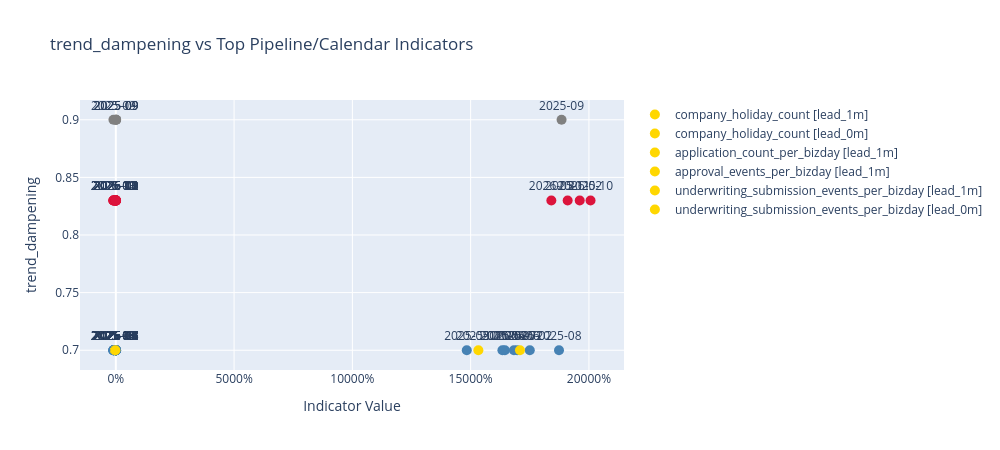
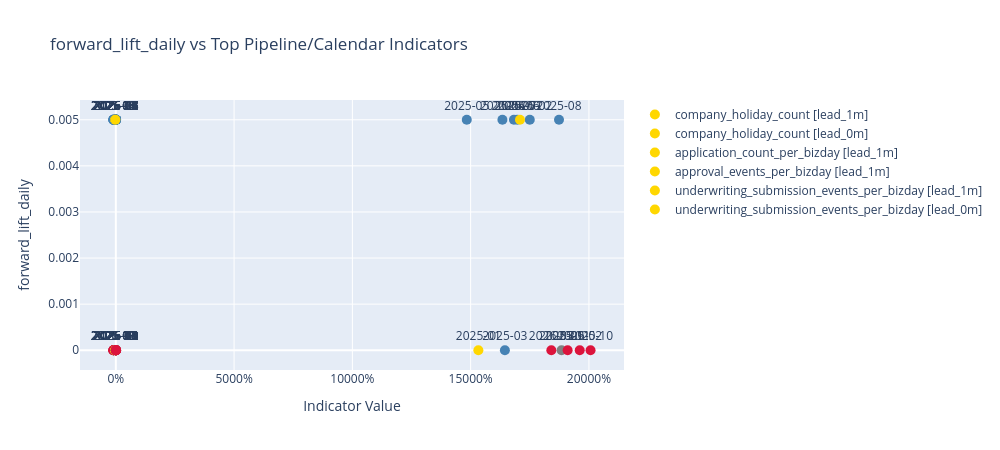
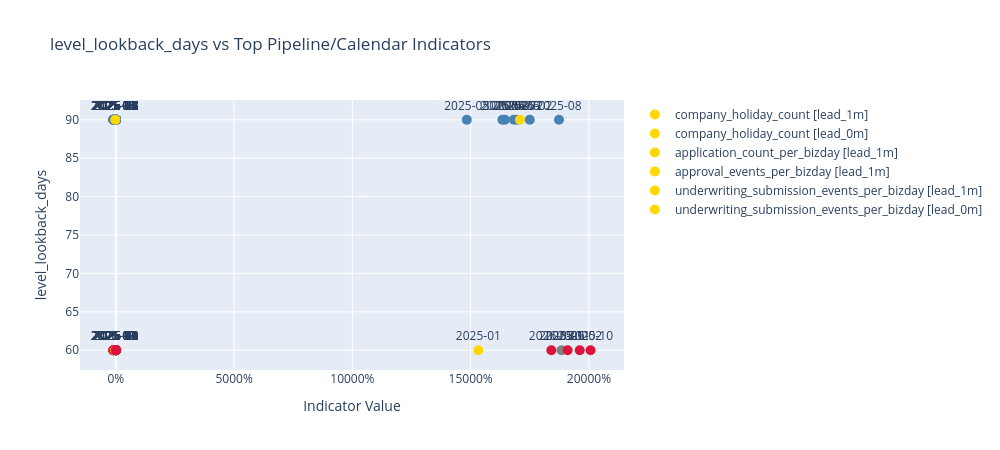
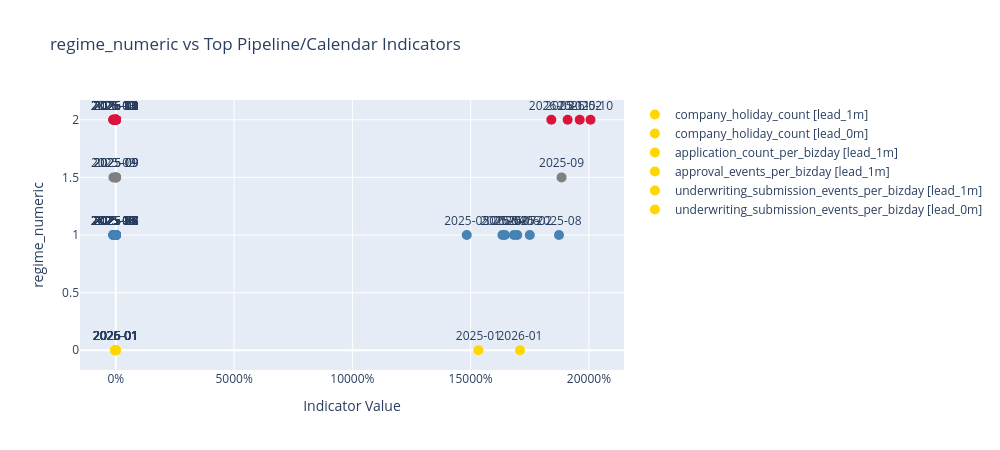

Notebook source saved alongside these figures, in order:
### Code cell
#////////////////////////////////////////////////////////////////////////////////////////////////////////
#                   STEP 9: Scatter — Top Indicators vs Key Params
#////////////////////////////////////////////////////////////////////////////////////////////////////////

key_params_to_plot = [
    'trend_dampening', 'forward_lift_daily', 'level_lookback_days', 'regime_numeric'
]

if not regime_corrs.empty:
    top_6_indicators = (
        regime_corrs
        .sort_values('abs_corr', ascending=False)
        .drop_duplicates(subset='indicator')
        .head(6)
    )

    for param in key_params_to_plot:
        fig_scatter = go.Figure()
        for _, ind_row in top_6_indicators.iterrows():
            ind = ind_row['indicator']
            lead = ind_row['lead']
            m = merged_frames[lead]
            if ind not in m.columns:
                continue

            # Color by regime
            colors = m['regime'].map({
                'January': 'gold', 'Regime1': 'steelblue',
                'Transition': 'grey', 'Regime2': 'crimson'
            })

            is_growth = '_growth_' in ind
            fig_scatter.add_trace(go.Scatter(
                x=m[ind],
                y=m[param],
                mode='markers+text',
                text=m['period'],
                textposition='top center',
                name=f"{ind.split('_growth')[0]} [{lead}]",
                marker=dict(size=10, color=colors),
            ))

        xfmt = '.0%' if is_growth else ',.0f'
        fig_scatter.update_layout(
            title=f'{param} vs Top Pipeline/Calendar Indicators',
            xaxis_title='Indicator Value',
            xaxis_tickformat=xfmt,
            yaxis_title=param,
            height=450, width=1000,
        )
        fig_scatter.show()

### Figure 1 — Plotly figure (JSON) as saved in the notebook; plotly's stock layout.template omitted (floating-point values rounded to 4 significant figures)
{"data": [{"marker": {"color": ["gold", "steelblue", "steelblue", "steelblue", "steelblue", "steelblue", "steelblue", "steelblue", "grey", "crimson", "crimson", "gold", "crimson", "crimson"], "size": 10}, "mode": "markers+text", "name": "company_holiday_count [lead_1m]", "text": ["2025-01", "2025-02", "2025-03", "2025-04", "2025-05", "2025-06", "2025-07", "2025-08", "2025-09", "2025-10", "2025-11", "2026-01", "2026-02", "2026-03"], "textposition": "top center", "type": "scatter", "x": [0.0, Infinity, -1.0, -1.0, -1.0, Infinity, NaN, Infinity, -1.0, Infinity, -1.0, 0.0, Infinity, -1.0], "y": [0.7, 0.7, 0.7, 0.7, 0.7, 0.7, 0.7, 0.7, 0.9, 0.83, 0.83, 0.7, 0.83, 0.83]}, {"marker": {"color": ["gold", "steelblue", "steelblue", "steelblue", "steelblue", "steelblue", "steelblue", "steelblue", "grey", "crimson", "crimson", "gold", "crimson", "crimson"], "size": 10}, "mode": "markers+text", "name": "company_holiday_count [lead_0m]", "text": ["2025-01", "2025-02", "2025-03", "2025-04", "2025-05", "2025-06", "2025-07", "2025-08", "2025-09", "2025-10", "2025-11", "2026-01", "2026-02", "2026-03"], "textposition": "top center", "type": "scatter", "x": [0.0, -1.0, NaN, NaN, Infinity, -1.0, Infinity, -1.0, Infinity, -1.0, Infinity, 0.0, -1.0, NaN], "y": [0.7, 0.7, 0.7, 0.7, 0.7, 0.7, 0.7, 0.7, 0.9, 0.83, 0.83, 0.7, 0.83, 0.83]}, {"marker": {"color": ["gold", "steelblue", "steelblue", "steelblue", "steelblue", "steelblue", "steelblue", "steelblue", "grey", "crimson", "crimson", "gold", "crimson", "crimson"], "size": 10}, "mode": "markers+text", "name": "application_count_per_bizday [lead_1m]", "text": ["2025-01", "2025-02", "2025-03", "2025-04", "2025-05", "2025-06", "2025-07", "2025-08", "2025-09", "2025-10", "2025-11", "2026-01", "2026-02", "2026-03"], "textposition": "top center", "type": "scatter", "x": [153.3, 175.0, 164.5, 163.4, 148.4, 169.7, 168.3, 187.3, 188.4, 200.7, 191.0, 170.8, 196.1, 184.1], "y": [0.7, 0.7, 0.7, 0.7, 0.7, 0.7, 0.7, 0.7, 0.9, 0.83, 0.83, 0.7, 0.83, 0.83]}, {"marker": {"color": ["gold", "steelblue", "steelblue", "steelblue", "steelblue", "steelblue", "steelblue", "steelblue", "grey", "crimson", "crimson", "gold", "crimson", "crimson"], "size": 10}, "mode": "markers+text", "name": "approval_events_per_bizday [lead_1m]", "text": ["2025-01", "2025-02", "2025-03", "2025-04", "2025-05", "2025-06", "2025-07", "2025-08", "2025-09", "2025-10", "2025-11", "2026-01", "2026-02", "2026-03"], "textposition": "top center", "type": "scatter", "x": [-0.1997, -0.0365, 0.002076, -0.06947, 0.08864, -0.01898, 0.09703, -0.04919, 0.06448, 0.05692, 0.002079, -0.2356, 0.05668, 0.01916], "y": [0.7, 0.7, 0.7, 0.7, 0.7, 0.7, 0.7, 0.7, 0.9, 0.83, 0.83, 0.7, 0.83, 0.83]}, {"marker": {"color": ["gold", "steelblue", "steelblue", "steelblue", "steelblue", "steelblue", "steelblue", "steelblue", "grey", "crimson", "crimson", "gold", "crimson", "crimson"], "size": 10}, "mode": "markers+text", "name": "underwriting_submission_events_per_bizday [lead_1m]", "text": ["2025-01", "2025-02", "2025-03", "2025-04", "2025-05", "2025-06", "2025-07", "2025-08", "2025-09", "2025-10", "2025-11", "2026-01", "2026-02", "2026-03"], "textposition": "top center", "type": "scatter", "x": [-0.234, 0.04432, -0.04288, -0.02043, -0.01654, -0.005121, 0.1102, -0.04866, 0.1208, 0.02181, -0.02454, -0.2059, 0.02586, 0.04846], "y": [0.7, 0.7, 0.7, 0.7, 0.7, 0.7, 0.7, 0.7, 0.9, 0.83, 0.83, 0.7, 0.83, 0.83]}, {"marker": {"color": ["gold", "steelblue", "steelblue", "steelblue", "steelblue", "steelblue", "steelblue", "steelblue", "grey", "crimson", "crimson", "gold", "crimson", "crimson"], "size": 10}, "mode": "markers+text", "name": "underwriting_submission_events_per_bizday [lead_0m]", "text": ["2025-01", "2025-02", "2025-03", "2025-04", "2025-05", "2025-06", "2025-07", "2025-08", "2025-09", "2025-10", "2025-11", "2026-01", "2026-02", "2026-03"], "textposition": "top center", "type": "scatter", "x": [-0.2, -0.0004617, -0.06244, -0.03664, -0.02158, 0.1046, 0.05622, 0.06627, 0.1453, -0.003265, 0.09335, -0.1853, 0.07557, -0.0161], "y": [0.7, 0.7, 0.7, 0.7, 0.7, 0.7, 0.7, 0.7, 0.9, 0.83, 0.83, 0.7, 0.83, 0.83]}], "layout": {"height": 450, "title": {"text": "trend_dampening vs Top Pipeline/Calendar Indicators"}, "width": 1000, "xaxis": {"tickformat": ".0%", "title": {"text": "Indicator Value"}}, "yaxis": {"title": {"text": "trend_dampening"}}}}

### Figure 2 — Plotly figure (JSON) as saved in the notebook; plotly's stock layout.template omitted (floating-point values rounded to 4 significant figures)
{"data": [{"marker": {"color": ["gold", "steelblue", "steelblue", "steelblue", "steelblue", "steelblue", "steelblue", "steelblue", "grey", "crimson", "crimson", "gold", "crimson", "crimson"], "size": 10}, "mode": "markers+text", "name": "company_holiday_count [lead_1m]", "text": ["2025-01", "2025-02", "2025-03", "2025-04", "2025-05", "2025-06", "2025-07", "2025-08", "2025-09", "2025-10", "2025-11", "2026-01", "2026-02", "2026-03"], "textposition": "top center", "type": "scatter", "x": [0.0, Infinity, -1.0, -1.0, -1.0, Infinity, NaN, Infinity, -1.0, Infinity, -1.0, 0.0, Infinity, -1.0], "y": [0.0, 0.005, 0.0, 0.005, 0.005, 0.005, 0.005, 0.005, 0.0, 0.0, 0.0, 0.005, 0.0, 0.0]}, {"marker": {"color": ["gold", "steelblue", "steelblue", "steelblue", "steelblue", "steelblue", "steelblue", "steelblue", "grey", "crimson", "crimson", "gold", "crimson", "crimson"], "size": 10}, "mode": "markers+text", "name": "company_holiday_count [lead_0m]", "text": ["2025-01", "2025-02", "2025-03", "2025-04", "2025-05", "2025-06", "2025-07", "2025-08", "2025-09", "2025-10", "2025-11", "2026-01", "2026-02", "2026-03"], "textposition": "top center", "type": "scatter", "x": [0.0, -1.0, NaN, NaN, Infinity, -1.0, Infinity, -1.0, Infinity, -1.0, Infinity, 0.0, -1.0, NaN], "y": [0.0, 0.005, 0.0, 0.005, 0.005, 0.005, 0.005, 0.005, 0.0, 0.0, 0.0, 0.005, 0.0, 0.0]}, {"marker": {"color": ["gold", "steelblue", "steelblue", "steelblue", "steelblue", "steelblue", "steelblue", "steelblue", "grey", "crimson", "crimson", "gold", "crimson", "crimson"], "size": 10}, "mode": "markers+text", "name": "application_count_per_bizday [lead_1m]", "text": ["2025-01", "2025-02", "2025-03", "2025-04", "2025-05", "2025-06", "2025-07", "2025-08", "2025-09", "2025-10", "2025-11", "2026-01", "2026-02", "2026-03"], "textposition": "top center", "type": "scatter", "x": [153.3, 175.0, 164.5, 163.4, 148.4, 169.7, 168.3, 187.3, 188.4, 200.7, 191.0, 170.8, 196.1, 184.1], "y": [0.0, 0.005, 0.0, 0.005, 0.005, 0.005, 0.005, 0.005, 0.0, 0.0, 0.0, 0.005, 0.0, 0.0]}, {"marker": {"color": ["gold", "steelblue", "steelblue", "steelblue", "steelblue", "steelblue", "steelblue", "steelblue", "grey", "crimson", "crimson", "gold", "crimson", "crimson"], "size": 10}, "mode": "markers+text", "name": "approval_events_per_bizday [lead_1m]", "text": ["2025-01", "2025-02", "2025-03", "2025-04", "2025-05", "2025-06", "2025-07", "2025-08", "2025-09", "2025-10", "2025-11", "2026-01", "2026-02", "2026-03"], "textposition": "top center", "type": "scatter", "x": [-0.1997, -0.0365, 0.002076, -0.06947, 0.08864, -0.01898, 0.09703, -0.04919, 0.06448, 0.05692, 0.002079, -0.2356, 0.05668, 0.01916], "y": [0.0, 0.005, 0.0, 0.005, 0.005, 0.005, 0.005, 0.005, 0.0, 0.0, 0.0, 0.005, 0.0, 0.0]}, {"marker": {"color": ["gold", "steelblue", "steelblue", "steelblue", "steelblue", "steelblue", "steelblue", "steelblue", "grey", "crimson", "crimson", "gold", "crimson", "crimson"], "size": 10}, "mode": "markers+text", "name": "underwriting_submission_events_per_bizday [lead_1m]", "text": ["2025-01", "2025-02", "2025-03", "2025-04", "2025-05", "2025-06", "2025-07", "2025-08", "2025-09", "2025-10", "2025-11", "2026-01", "2026-02", "2026-03"], "textposition": "top center", "type": "scatter", "x": [-0.234, 0.04432, -0.04288, -0.02043, -0.01654, -0.005121, 0.1102, -0.04866, 0.1208, 0.02181, -0.02454, -0.2059, 0.02586, 0.04846], "y": [0.0, 0.005, 0.0, 0.005, 0.005, 0.005, 0.005, 0.005, 0.0, 0.0, 0.0, 0.005, 0.0, 0.0]}, {"marker": {"color": ["gold", "steelblue", "steelblue", "steelblue", "steelblue", "steelblue", "steelblue", "steelblue", "grey", "crimson", "crimson", "gold", "crimson", "crimson"], "size": 10}, "mode": "markers+text", "name": "underwriting_submission_events_per_bizday [lead_0m]", "text": ["2025-01", "2025-02", "2025-03", "2025-04", "2025-05", "2025-06", "2025-07", "2025-08", "2025-09", "2025-10", "2025-11", "2026-01", "2026-02", "2026-03"], "textposition": "top center", "type": "scatter", "x": [-0.2, -0.0004617, -0.06244, -0.03664, -0.02158, 0.1046, 0.05622, 0.06627, 0.1453, -0.003265, 0.09335, -0.1853, 0.07557, -0.0161], "y": [0.0, 0.005, 0.0, 0.005, 0.005, 0.005, 0.005, 0.005, 0.0, 0.0, 0.0, 0.005, 0.0, 0.0]}], "layout": {"height": 450, "title": {"text": "forward_lift_daily vs Top Pipeline/Calendar Indicators"}, "width": 1000, "xaxis": {"tickformat": ".0%", "title": {"text": "Indicator Value"}}, "yaxis": {"title": {"text": "forward_lift_daily"}}}}

### Figure 3 — Plotly figure (JSON) as saved in the notebook; plotly's stock layout.template omitted (floating-point values rounded to 4 significant figures)
{"data": [{"marker": {"color": ["gold", "steelblue", "steelblue", "steelblue", "steelblue", "steelblue", "steelblue", "steelblue", "grey", "crimson", "crimson", "gold", "crimson", "crimson"], "size": 10}, "mode": "markers+text", "name": "company_holiday_count [lead_1m]", "text": ["2025-01", "2025-02", "2025-03", "2025-04", "2025-05", "2025-06", "2025-07", "2025-08", "2025-09", "2025-10", "2025-11", "2026-01", "2026-02", "2026-03"], "textposition": "top center", "type": "scatter", "x": [0.0, Infinity, -1.0, -1.0, -1.0, Infinity, NaN, Infinity, -1.0, Infinity, -1.0, 0.0, Infinity, -1.0], "y": [60, 90, 90, 90, 90, 90, 90, 90, 60, 60, 60, 90, 60, 60]}, {"marker": {"color": ["gold", "steelblue", "steelblue", "steelblue", "steelblue", "steelblue", "steelblue", "steelblue", "grey", "crimson", "crimson", "gold", "crimson", "crimson"], "size": 10}, "mode": "markers+text", "name": "company_holiday_count [lead_0m]", "text": ["2025-01", "2025-02", "2025-03", "2025-04", "2025-05", "2025-06", "2025-07", "2025-08", "2025-09", "2025-10", "2025-11", "2026-01", "2026-02", "2026-03"], "textposition": "top center", "type": "scatter", "x": [0.0, -1.0, NaN, NaN, Infinity, -1.0, Infinity, -1.0, Infinity, -1.0, Infinity, 0.0, -1.0, NaN], "y": [60, 90, 90, 90, 90, 90, 90, 90, 60, 60, 60, 90, 60, 60]}, {"marker": {"color": ["gold", "steelblue", "steelblue", "steelblue", "steelblue", "steelblue", "steelblue", "steelblue", "grey", "crimson", "crimson", "gold", "crimson", "crimson"], "size": 10}, "mode": "markers+text", "name": "application_count_per_bizday [lead_1m]", "text": ["2025-01", "2025-02", "2025-03", "2025-04", "2025-05", "2025-06", "2025-07", "2025-08", "2025-09", "2025-10", "2025-11", "2026-01", "2026-02", "2026-03"], "textposition": "top center", "type": "scatter", "x": [153.3, 175.0, 164.5, 163.4, 148.4, 169.7, 168.3, 187.3, 188.4, 200.7, 191.0, 170.8, 196.1, 184.1], "y": [60, 90, 90, 90, 90, 90, 90, 90, 60, 60, 60, 90, 60, 60]}, {"marker": {"color": ["gold", "steelblue", "steelblue", "steelblue", "steelblue", "steelblue", "steelblue", "steelblue", "grey", "crimson", "crimson", "gold", "crimson", "crimson"], "size": 10}, "mode": "markers+text", "name": "approval_events_per_bizday [lead_1m]", "text": ["2025-01", "2025-02", "2025-03", "2025-04", "2025-05", "2025-06", "2025-07", "2025-08", "2025-09", "2025-10", "2025-11", "2026-01", "2026-02", "2026-03"], "textposition": "top center", "type": "scatter", "x": [-0.1997, -0.0365, 0.002076, -0.06947, 0.08864, -0.01898, 0.09703, -0.04919, 0.06448, 0.05692, 0.002079, -0.2356, 0.05668, 0.01916], "y": [60, 90, 90, 90, 90, 90, 90, 90, 60, 60, 60, 90, 60, 60]}, {"marker": {"color": ["gold", "steelblue", "steelblue", "steelblue", "steelblue", "steelblue", "steelblue", "steelblue", "grey", "crimson", "crimson", "gold", "crimson", "crimson"], "size": 10}, "mode": "markers+text", "name": "underwriting_submission_events_per_bizday [lead_1m]", "text": ["2025-01", "2025-02", "2025-03", "2025-04", "2025-05", "2025-06", "2025-07", "2025-08", "2025-09", "2025-10", "2025-11", "2026-01", "2026-02", "2026-03"], "textposition": "top center", "type": "scatter", "x": [-0.234, 0.04432, -0.04288, -0.02043, -0.01654, -0.005121, 0.1102, -0.04866, 0.1208, 0.02181, -0.02454, -0.2059, 0.02586, 0.04846], "y": [60, 90, 90, 90, 90, 90, 90, 90, 60, 60, 60, 90, 60, 60]}, {"marker": {"color": ["gold", "steelblue", "steelblue", "steelblue", "steelblue", "steelblue", "steelblue", "steelblue", "grey", "crimson", "crimson", "gold", "crimson", "crimson"], "size": 10}, "mode": "markers+text", "name": "underwriting_submission_events_per_bizday [lead_0m]", "text": ["2025-01", "2025-02", "2025-03", "2025-04", "2025-05", "2025-06", "2025-07", "2025-08", "2025-09", "2025-10", "2025-11", "2026-01", "2026-02", "2026-03"], "textposition": "top center", "type": "scatter", "x": [-0.2, -0.0004617, -0.06244, -0.03664, -0.02158, 0.1046, 0.05622, 0.06627, 0.1453, -0.003265, 0.09335, -0.1853, 0.07557, -0.0161], "y": [60, 90, 90, 90, 90, 90, 90, 90, 60, 60, 60, 90, 60, 60]}], "layout": {"height": 450, "title": {"text": "level_lookback_days vs Top Pipeline/Calendar Indicators"}, "width": 1000, "xaxis": {"tickformat": ".0%", "title": {"text": "Indicator Value"}}, "yaxis": {"title": {"text": "level_lookback_days"}}}}

### Figure 4 — Plotly figure (JSON) as saved in the notebook; plotly's stock layout.template omitted (floating-point values rounded to 4 significant figures)
{"data": [{"marker": {"color": ["gold", "steelblue", "steelblue", "steelblue", "steelblue", "steelblue", "steelblue", "steelblue", "grey", "crimson", "crimson", "gold", "crimson", "crimson"], "size": 10}, "mode": "markers+text", "name": "company_holiday_count [lead_1m]", "text": ["2025-01", "2025-02", "2025-03", "2025-04", "2025-05", "2025-06", "2025-07", "2025-08", "2025-09", "2025-10", "2025-11", "2026-01", "2026-02", "2026-03"], "textposition": "top center", "type": "scatter", "x": [0.0, Infinity, -1.0, -1.0, -1.0, Infinity, NaN, Infinity, -1.0, Infinity, -1.0, 0.0, Infinity, -1.0], "y": [0.0, 1.0, 1.0, 1.0, 1.0, 1.0, 1.0, 1.0, 1.5, 2.0, 2.0, 0.0, 2.0, 2.0]}, {"marker": {"color": ["gold", "steelblue", "steelblue", "steelblue", "steelblue", "steelblue", "steelblue", "steelblue", "grey", "crimson", "crimson", "gold", "crimson", "crimson"], "size": 10}, "mode": "markers+text", "name": "company_holiday_count [lead_0m]", "text": ["2025-01", "2025-02", "2025-03", "2025-04", "2025-05", "2025-06", "2025-07", "2025-08", "2025-09", "2025-10", "2025-11", "2026-01", "2026-02", "2026-03"], "textposition": "top center", "type": "scatter", "x": [0.0, -1.0, NaN, NaN, Infinity, -1.0, Infinity, -1.0, Infinity, -1.0, Infinity, 0.0, -1.0, NaN], "y": [0.0, 1.0, 1.0, 1.0, 1.0, 1.0, 1.0, 1.0, 1.5, 2.0, 2.0, 0.0, 2.0, 2.0]}, {"marker": {"color": ["gold", "steelblue", "steelblue", "steelblue", "steelblue", "steelblue", "steelblue", "steelblue", "grey", "crimson", "crimson", "gold", "crimson", "crimson"], "size": 10}, "mode": "markers+text", "name": "application_count_per_bizday [lead_1m]", "text": ["2025-01", "2025-02", "2025-03", "2025-04", "2025-05", "2025-06", "2025-07", "2025-08", "2025-09", "2025-10", "2025-11", "2026-01", "2026-02", "2026-03"], "textposition": "top center", "type": "scatter", "x": [153.3, 175.0, 164.5, 163.4, 148.4, 169.7, 168.3, 187.3, 188.4, 200.7, 191.0, 170.8, 196.1, 184.1], "y": [0.0, 1.0, 1.0, 1.0, 1.0, 1.0, 1.0, 1.0, 1.5, 2.0, 2.0, 0.0, 2.0, 2.0]}, {"marker": {"color": ["gold", "steelblue", "steelblue", "steelblue", "steelblue", "steelblue", "steelblue", "steelblue", "grey", "crimson", "crimson", "gold", "crimson", "crimson"], "size": 10}, "mode": "markers+text", "name": "approval_events_per_bizday [lead_1m]", "text": ["2025-01", "2025-02", "2025-03", "2025-04", "2025-05", "2025-06", "2025-07", "2025-08", "2025-09", "2025-10", "2025-11", "2026-01", "2026-02", "2026-03"], "textposition": "top center", "type": "scatter", "x": [-0.1997, -0.0365, 0.002076, -0.06947, 0.08864, -0.01898, 0.09703, -0.04919, 0.06448, 0.05692, 0.002079, -0.2356, 0.05668, 0.01916], "y": [0.0, 1.0, 1.0, 1.0, 1.0, 1.0, 1.0, 1.0, 1.5, 2.0, 2.0, 0.0, 2.0, 2.0]}, {"marker": {"color": ["gold", "steelblue", "steelblue", "steelblue", "steelblue", "steelblue", "steelblue", "steelblue", "grey", "crimson", "crimson", "gold", "crimson", "crimson"], "size": 10}, "mode": "markers+text", "name": "underwriting_submission_events_per_bizday [lead_1m]", "text": ["2025-01", "2025-02", "2025-03", "2025-04", "2025-05", "2025-06", "2025-07", "2025-08", "2025-09", "2025-10", "2025-11", "2026-01", "2026-02", "2026-03"], "textposition": "top center", "type": "scatter", "x": [-0.234, 0.04432, -0.04288, -0.02043, -0.01654, -0.005121, 0.1102, -0.04866, 0.1208, 0.02181, -0.02454, -0.2059, 0.02586, 0.04846], "y": [0.0, 1.0, 1.0, 1.0, 1.0, 1.0, 1.0, 1.0, 1.5, 2.0, 2.0, 0.0, 2.0, 2.0]}, {"marker": {"color": ["gold", "steelblue", "steelblue", "steelblue", "steelblue", "steelblue", "steelblue", "steelblue", "grey", "crimson", "crimson", "gold", "crimson", "crimson"], "size": 10}, "mode": "markers+text", "name": "underwriting_submission_events_per_bizday [lead_0m]", "text": ["2025-01", "2025-02", "2025-03", "2025-04", "2025-05", "2025-06", "2025-07", "2025-08", "2025-09", "2025-10", "2025-11", "2026-01", "2026-02", "2026-03"], "textposition": "top center", "type": "scatter", "x": [-0.2, -0.0004617, -0.06244, -0.03664, -0.02158, 0.1046, 0.05622, 0.06627, 0.1453, -0.003265, 0.09335, -0.1853, 0.07557, -0.0161], "y": [0.0, 1.0, 1.0, 1.0, 1.0, 1.0, 1.0, 1.0, 1.5, 2.0, 2.0, 0.0, 2.0, 2.0]}], "layout": {"height": 450, "title": {"text": "regime_numeric vs Top Pipeline/Calendar Indicators"}, "width": 1000, "xaxis": {"tickformat": ".0%", "title": {"text": "Indicator Value"}}, "yaxis": {"title": {"text": "regime_numeric"}}}}
